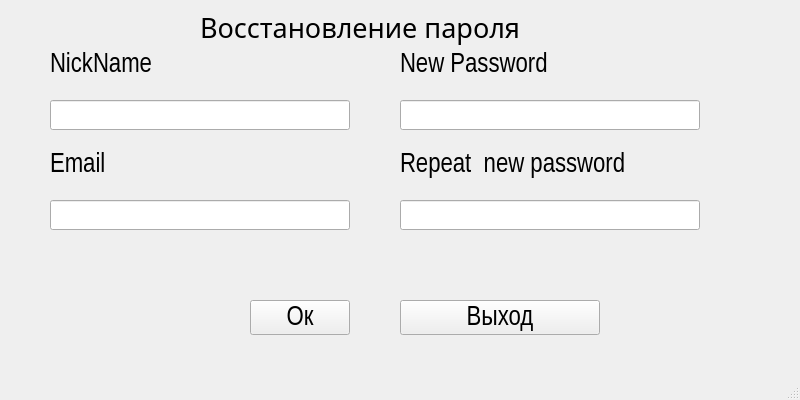
<?xml version="1.0" encoding="UTF-8"?>
<ui version="4.0">
 <class>MainWindow</class>
 <widget class="QMainWindow" name="MainWindow">
  <property name="geometry">
   <rect>
    <x>0</x>
    <y>0</y>
    <width>800</width>
    <height>400</height>
   </rect>
  </property>
  <property name="windowTitle">
   <string>MainWindow</string>
  </property>
  <property name="styleSheet">
   <string notr="true"/>
  </property>
  <widget class="QWidget" name="centralwidget">
   <widget class="QLabel" name="label">
    <property name="geometry">
     <rect>
      <x>200</x>
      <y>10</y>
      <width>400</width>
      <height>35</height>
     </rect>
    </property>
    <property name="font">
     <font>
      <family>Arial Black</family>
      <pointsize>20</pointsize>
     </font>
    </property>
    <property name="text">
     <string>Восстановление пароля</string>
    </property>
   </widget>
   <widget class="QLineEdit" name="NickName_pass">
    <property name="geometry">
     <rect>
      <x>50</x>
      <y>100</y>
      <width>300</width>
      <height>30</height>
     </rect>
    </property>
    <property name="font">
     <font>
      <family>Arial</family>
      <pointsize>12</pointsize>
     </font>
    </property>
   </widget>
   <widget class="QLineEdit" name="Email_pass">
    <property name="geometry">
     <rect>
      <x>50</x>
      <y>200</y>
      <width>300</width>
      <height>30</height>
     </rect>
    </property>
    <property name="font">
     <font>
      <family>Arial</family>
      <pointsize>12</pointsize>
     </font>
    </property>
   </widget>
   <widget class="QLineEdit" name="Repeat_NewPass_pass">
    <property name="geometry">
     <rect>
      <x>400</x>
      <y>200</y>
      <width>300</width>
      <height>30</height>
     </rect>
    </property>
    <property name="font">
     <font>
      <family>Arial</family>
      <pointsize>12</pointsize>
     </font>
    </property>
   </widget>
   <widget class="QLineEdit" name="NewPass_pass">
    <property name="geometry">
     <rect>
      <x>400</x>
      <y>100</y>
      <width>300</width>
      <height>30</height>
     </rect>
    </property>
    <property name="font">
     <font>
      <family>Arial</family>
      <pointsize>12</pointsize>
     </font>
    </property>
   </widget>
   <widget class="QLabel" name="NickName">
    <property name="geometry">
     <rect>
      <x>50</x>
      <y>50</y>
      <width>300</width>
      <height>30</height>
     </rect>
    </property>
    <property name="font">
     <font>
      <family>Arial Narrow</family>
      <pointsize>20</pointsize>
     </font>
    </property>
    <property name="text">
     <string>NickName</string>
    </property>
   </widget>
   <widget class="QLabel" name="Email_2">
    <property name="geometry">
     <rect>
      <x>50</x>
      <y>150</y>
      <width>300</width>
      <height>30</height>
     </rect>
    </property>
    <property name="font">
     <font>
      <family>Arial Narrow</family>
      <pointsize>20</pointsize>
     </font>
    </property>
    <property name="text">
     <string>Email</string>
    </property>
   </widget>
   <widget class="QLabel" name="Newpass">
    <property name="geometry">
     <rect>
      <x>400</x>
      <y>50</y>
      <width>300</width>
      <height>30</height>
     </rect>
    </property>
    <property name="font">
     <font>
      <family>Arial Narrow</family>
      <pointsize>20</pointsize>
     </font>
    </property>
    <property name="text">
     <string>New Password</string>
    </property>
   </widget>
   <widget class="QLabel" name="Repnewpass">
    <property name="geometry">
     <rect>
      <x>400</x>
      <y>150</y>
      <width>300</width>
      <height>30</height>
     </rect>
    </property>
    <property name="font">
     <font>
      <family>Arial Narrow</family>
      <pointsize>20</pointsize>
     </font>
    </property>
    <property name="text">
     <string>Repeat  new password</string>
    </property>
   </widget>
   <widget class="QPushButton" name="Vyhod">
    <property name="geometry">
     <rect>
      <x>400</x>
      <y>300</y>
      <width>200</width>
      <height>35</height>
     </rect>
    </property>
    <property name="font">
     <font>
      <family>Arial Narrow</family>
      <pointsize>20</pointsize>
     </font>
    </property>
    <property name="text">
     <string>Выход</string>
    </property>
   </widget>
   <widget class="QPushButton" name="OK">
    <property name="geometry">
     <rect>
      <x>250</x>
      <y>300</y>
      <width>100</width>
      <height>35</height>
     </rect>
    </property>
    <property name="font">
     <font>
      <family>Arial Narrow</family>
      <pointsize>20</pointsize>
     </font>
    </property>
    <property name="text">
     <string>Ок</string>
    </property>
   </widget>
  </widget>
  <widget class="QMenuBar" name="menubar">
   <property name="geometry">
    <rect>
     <x>0</x>
     <y>0</y>
     <width>800</width>
     <height>21</height>
    </rect>
   </property>
  </widget>
  <widget class="QStatusBar" name="statusbar"/>
 </widget>
 <resources/>
 <connections/>
</ui>
